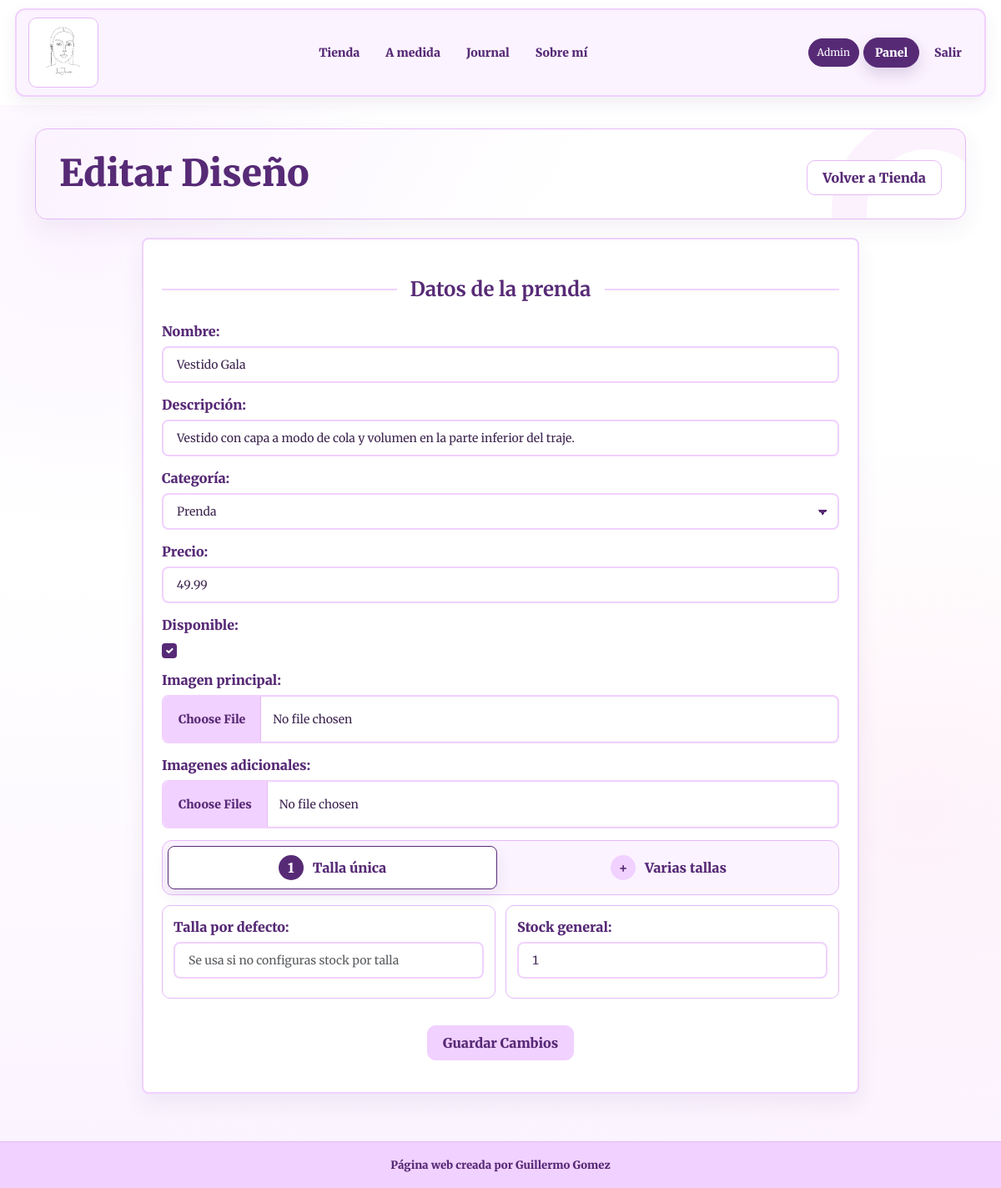
The page /diseños/editar_diseño/1/ (signed in) on the database its author committed.
### apps/tienda/models.py (models this page shows, shortened)
class Diseño(models.Model):
    CATEGORIAS = [
        ('prenda', 'Prenda'),
        ('vestido', 'Vestido'),
        ('traje', 'Traje'),
        ('camiseta', 'Camiseta'),
        ('a_medida', 'A medida'),
    ]
    nombre = models.CharField('nombre', max_length=50)
    descripccion = models.CharField('descripción', max_length=120, blank=True)
    imagen_principal = models.ImageField('imagen principal', upload_to='images/',blank=True, null=True)
    imagenes_adicionales = models.ManyToManyField('Imagen', verbose_name='imágenes adicionales', related_name='imagenes_adicionales_de', blank=True)
    fecha_subida = models.DateTimeField('fecha de subida', default=timezone.now)
    popularidad = models.IntegerField('popularidad', default=0)
    categoria = models.CharField('categoría', max_length=30, choices=CATEGORIAS, default='prenda')
    precio = models.DecimalField('precio', max_digits=8, decimal_places=2, default=49.99)
    talla = models.CharField('talla', max_length=30, blank=True)
    stock = models.PositiveIntegerField('stock', default=1)
    disponible = models.BooleanField('disponible', default=True)
    class Meta:
        ordering = ['-fecha_subida']
        verbose_name = 'diseño'
        verbose_name_plural = 'diseños'

### apps/tienda/templates/tienda/editar.html (shortened to what this page needs)
{% extends "base.html" %}
{% load static %}
{% block contenido %}
<div class="container form-page">
    <header class="lu-page-header">
        <div>
            <h1 class="contenido">Editar Diseño</h1>
        </div>
        <a href="{% url 'diseños' %}" class="contenido lu-btn lu-btn-ghost">Volver a Tienda</a>
    </header>
    <section class="form-layout form-layout-single">
        <div class="contenedor-personalizado form-panel">
            <div class="divider d-flex align-items-center my-4">
                <h4 class="contenido text-center fw-bold mx-3 mb-0">Datos de la prenda</h4>
            </div>
            <form method="post" enctype="multipart/form-data">
                {{ form.as_p }}
                {% include "tienda/_stock_tallas_editor.html" %}
                <div class="text-center mt-4 pt-2 align-items-center">
                    <button type="submit" class="contenido lu-btn">Guardar Cambios</button>
                </div>
            </form>
        </div>
    </section>
</div>
<link rel="stylesheet" href="{% static 'css/pages/formularios.css' %}"/>
{% endblock %}

### static/css/base.css (style rules this page uses)
:root { --lu-primary: rgb(87, 42, 118); --lu-soft: #f1d1ff; --lu-soft-2: #fbf3ff; --lu-border: #e5b9f7; --lu-text: #3d254f; --lu-muted: #6a5875; --lu-surface: #fff; --lu-blush: #fff7fa; --lu-shadow: 0 18px 48px rgba(87, 42, 118, 0.1); --lu-shadow-soft: 0 10px 28px rgba(87, 42, 118, 0.07); --lu-radius: 14px; }
*, *::before, *::after { box-sizing: border-box; }
html { width: 100%; overflow-x: hidden; }
body { display: grid; min-height: 100vh; grid-template-rows: auto 1fr auto; color: var(--lu-text); background: radial-gradient(circle at 8% 18%, rgba(241, 209, 255, 0.24), transparent 24rem), radial-gradient(circle at 92% 68%, rgba(255, 225, 237, 0.32), transparent 28rem), linear-gradient(180deg, #fff 0%, #fff 48%, #fbf3ff 100%); font-family: "Merriweather", serif; font-weight: 400; overflow-x: hidden; }
main, section, article, aside, form, .container, .container-fluid { min-width: 0; }
a { color: var(--lu-primary); text-decoration: none; }
.contenido { font-family: "Merriweather", serif; font-weight: 900; font-style: normal; color: var(--lu-primary); }
.lu-page-header { position: relative; overflow: hidden; display: flex; align-items: flex-end; justify-content: space-between; gap: 20px; margin: 0 0 22px; padding: 28px; border: 1px solid var(--lu-border); border-radius: var(--lu-radius); background: linear-gradient(120deg, rgba(251, 243, 255, 0.98), rgba(255, 255, 255, 0.94) 58%); box-shadow: var(--lu-shadow-soft); min-width: 0; }
.lu-page-header::after { content: ""; position: absolute; right: -70px; bottom: -105px; width: 230px; height: 230px; border: 42px solid rgba(229, 185, 247, 0.18); border-radius: 50%; pointer-events: none; }
.lu-page-header > * { position: relative; z-index: 1; }
.lu-page-header h1, .lu-page-header p { margin: 0; }
.lu-page-header h1 { font-size: clamp(30px, 4vw, 44px); line-height: 1.15; }
.lu-btn, .btn-outline-custom { display: inline-flex; align-items: center; justify-content: center; min-height: 42px; padding: 9px 18px; border-radius: 10px; border: 1px solid var(--lu-soft); background: var(--lu-soft); color: var(--lu-primary); line-height: 1; transition: background-color .18s ease, border-color .18s ease, transform .18s ease, box-shadow .18s ease; text-align: center; white-space: normal; }
.lu-btn-ghost { background: #fff; border-color: var(--lu-border); }
select.form-control, select.form-control-lg, .form-select { appearance: none; background-color: #fff; background-image: linear-gradient(45deg, transparent 50%, var(--lu-primary) 50%), linear-gradient(135deg, var(--lu-primary) 50%, transparent 50%); background-position: calc(100% - 18px) 52%, calc(100% - 12px) 52%; background-size: 6px 6px, 6px 6px; background-repeat: no-repeat; padding-right: 38px; color: var(--lu-text); }
.form-control, .form-control-lg, .form-select { width: 100%; max-width: 100%; min-height: 44px; border: 2px solid var(--lu-soft); border-radius: 8px; color: var(--lu-text); transition: border-color .18s ease, box-shadow .18s ease, background-color .18s ease; }
input[type="number"].form-control, input[type="number"].form-control-lg { font-variant-numeric: tabular-nums; }
input[type="file"].form-control, input[type="file"].form-control-lg { min-height: 54px; padding: 0 14px 0 0; background: #fff; overflow: hidden; line-height: 54px; white-space: nowrap; text-overflow: ellipsis; }
.form-check-input { width: 18px; height: 18px; border: 2px solid var(--lu-border); }
.form-check-input:checked { background-color: var(--lu-primary); border-color: var(--lu-primary); }

### rows shown on the page
Diseño: nombre "Vestido Gala", descripccion "Vestido con capa a modo de cola y volumen en la parte inferior del traje.", categoria "Prenda", precio "49.99", stock "1", disponible "☑"
